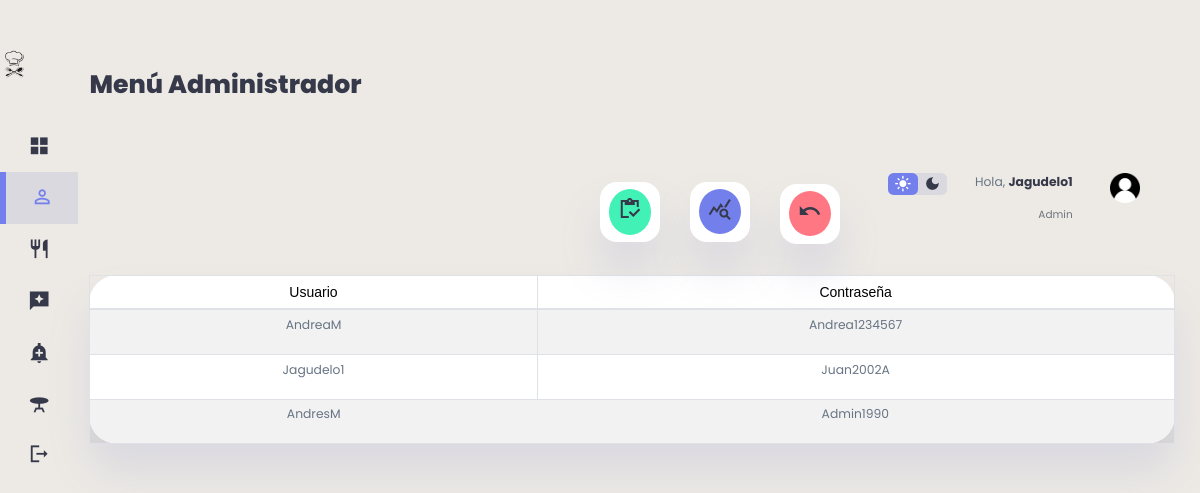
Screenshot of /clientes/usuarios.php (signed in) with the database file from the repository.
### tables this page shows
CREATE TABLE `clientes` (
  `id_cliente` int(11) NOT NULL,
  `Documento` int(11) NOT NULL,
  `Nombres` varchar(100) DEFAULT NULL,
  `Apellidos` varchar(100) DEFAULT NULL,
  `Correo_Electronico` varchar(300) DEFAULT NULL,
  `Celular` varchar(11) NOT NULL,
  `Fecha` date DEFAULT NULL,
  `Usuario` varchar(100) DEFAULT NULL,
  `Contrasena` varchar(400) DEFAULT NULL,
  `Foto` mediumblob DEFAULT NULL,
  `id_rol` int(11) NOT NULL DEFAULT 2
);

### clientes/usuarios.php (the view, shortened to what this page needs)
<?php
    include("../db/conexion.php");
    $datos= "SELECT * FROM clientes";
?>
<!DOCTYPE html>
<html lang="en">
<head>
    <link rel="stylesheet" href="https://cdnjs.cloudflare.com/ajax/libs/twitter-bootstrap/4.1.3/css/bootstrap.css">
    <link rel="stylesheet" href="https://cdn.datatables.net/1.10.20/css/dataTables.bootstrap4.min.css">
    <link href="https://cdnjs.cloudflare.com/ajax/libs/font-awesome/5.13.0/css/all.min.css" rel="stylesheet">
    <link rel="stylesheet"a href="../clientes/stylec.css">
</head>
<body>
<div class="content">
<div class="container1">
    <aside>
        <div class="top1">
            <div class="logo">
                <img src="./imag/icon.png">
            </div>
        </div>
        <div class="sidebar">
            <a href="../admin/admin.php">
                    <span class="material-icons-sharp">grid_view</span>
            </a>
            <a href="../clientes/clientes.php"  class="active">
                <span class="material-icons-sharp">person_outline</span>
            </a>
            <a href="../platillos/platillos.php">
                    <span class="material-icons-sharp">restaurant</span>
               </a>
            <a href="../resenas/resenas.php">
                <span class="material-icons-sharp">reviews</span>
            </a>
            <a href="../ventas/ventas.php">
                    <span class="material-icons-sharp">add_alert</span>
                </a>
                <a href="../mesas/mesa.php">
                    <span class="material-icons-sharp">table_bar</span>
                </a>
            <a href="../view/cerrar_sesion.php">
                <span class="material-icons-sharp">logout</span>
            </a>
        </div>
    </aside>
    <main>
    <h1>Menú Administrador</h1>
        <br>
        <div class="recent-orders">
            <table id="tablax" border="0" cellspacing="5" cellpadding="5" class="table table-striped table-bordered" style="width:100%">
            <div class="container2" style="margin-top: 10px;padding: 5px">
                <thead>
                            <tr>
                                <td> <font face="Arial">Usuario</font> </td>
                                <td> <font face="Arial">Contraseña</font> </td>
                            </tr>
                            </thead>
            </div>
                <tbody>
                            <?php foreach ($conexion -> query($datos) as $row) {
                        ?>
                                <tr>
                                    <td><p><?php echo $row['Usuario'] ?></p></td>
                                    <td><p><?php echo $row['Contrasena'] ?></p></td>
                                </tr>
                        <?php
                        }
                    ?>
                </tbody>
        </table>
        </div>
    </main>
    <div class="right">
        <div class="top">
            <div class="theme-toggler">
                <span class="material-icons-sharp active">light_mode</span>
                <span class="material-icons-sharp">dark_mode</span>
            </div>
            <div class="profile">
                <div class="info">
                <p>Hola, <b><?php echo $_SESSION['usuario']; ?></b></p>
                    <small class="text-muted">Admin</small>
                </div>
                <div class="profile-photo">
                    <img src="./imag/user.png">
                </div>
            </div>
        </div>
        <div class="sales-analytics">
            <div class="item customers">
                <div class="icon">
                    <a href="../reportesusu/index.php"> <span class="material-icons-sharp">inventory</span> </a>
                </div>
                <div class="right">
                </div>
            </div>
            <div class="item online">
                <div class="icon">
                    <a href="#"><span class="material-icons-sharp">query_stats</span></a>
                </div>
                <div class="right">
                </div>
            </div>
            <div class="item offline">
                <div class="icon">
                    <a href="../clientes/clientes.php"><span class="material-icons-sharp">undo</span></a>
                </div>
                <div class="right">
                </div>
            </div>
        </div>
    </div>
</div>
</div>
</body>
</html>

### rows the page displays
clientes: Usuario "AndreaM", Contrasena "Andrea1234567"
clientes: Usuario "Jagudelo1", Contrasena "Juan2002A"
clientes: Usuario "AndresM", Contrasena "Admin1990"

### other values shown
$_SESSION['usuario'] "Jagudelo1"
